Frame 1 (no input): blank canvas, image omitted
Frame 60 (no input): blank canvas, image omitted
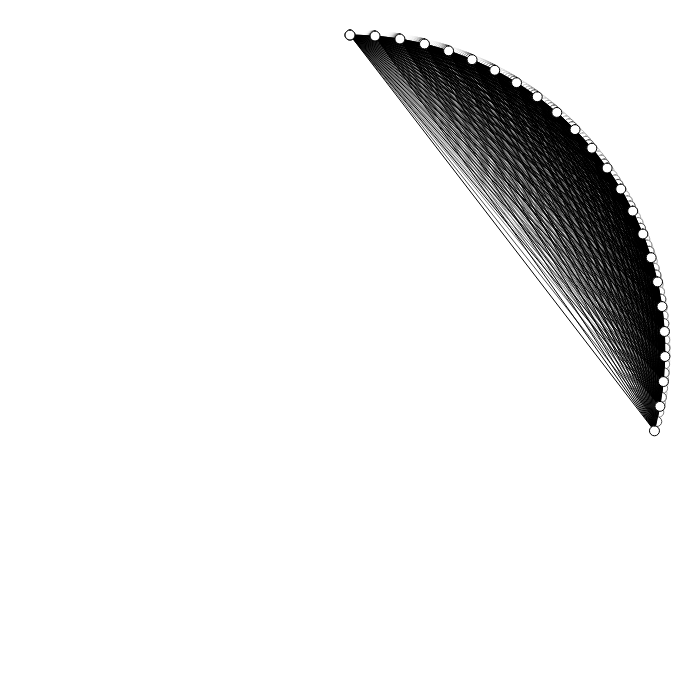
Frame 120 (the mouse pressed at the canvas centre since frame 60)

The p5.js sketch whose frames 1 and 60 were blank and that drew this single picture after the mouse press (run headless with seeded random() and noise() and a simulated clock; from frame 60 on, the mouse is pressed at the canvas centre):

// p5.js sketch
// ── sketch.js
let n, angleOffset, speed;
const circleDiameter = 10;
let angle = 0;
let angleIncrementer;

function setup() {
  createCanvas(700, 700);
  stroke(0);
}

function draw() {
  background(255, 75);
  translate(width/2, height/2);
  rotate(-PI/2);
  
  n = Math.floor(map(mouseX, 0, width, 1, 15)) * 3;
  angleOffset = TWO_PI/n;
  
  angleIncrementer = map(mouseY, 0, height, 0.0001, 0.01);
  
  for(let i = 0; i < n; i++){
    const x = cos(i * angleOffset * angle) * 0.9 * width/2;
    const y = sin(i * angleOffset * angle) * 0.9 * width/2;
    
    for(let j = i; j < n; j++){
      const otherX = cos(j * angleOffset * angle) * 0.9 * width/2;
      const otherY = sin(j * angleOffset * angle) * 0.9 * width/2;
      line(x, y, otherX, otherY);
    }
    
    circle(x, y, circleDiameter);
  }
  
  angle += angleIncrementer;
}
